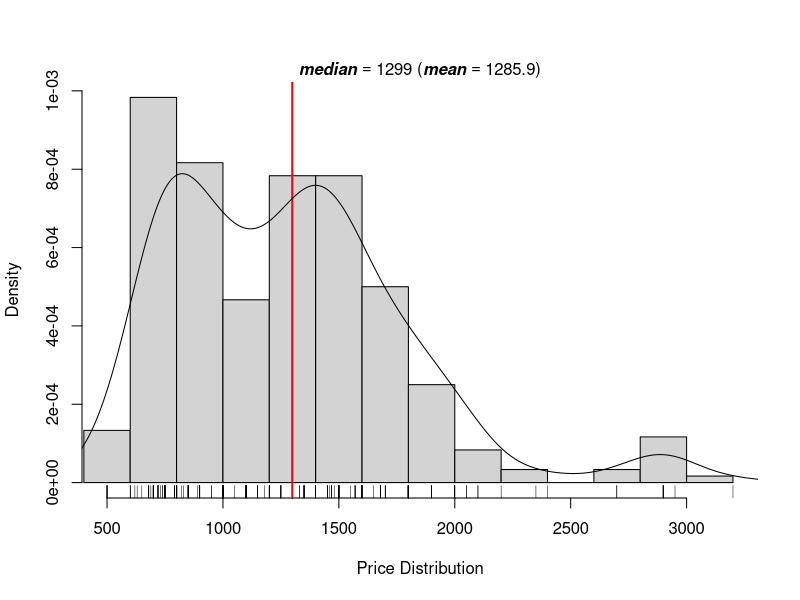

This chart was generated by the following R code:
library(readr)
library(tidyverse)
library(psych)

df <- read_csv('output.csv')
df2 <- filter(df, price>=500)

x = df2$price
hist(x, main = mtext(bquote(
  paste(bolditalic("median") == .(round(median(x),1)), " (",
        bolditalic("mean") == .(round(mean(x),1)), ")")
)), xlab = "Price Distribution", xlim=range(x), prob=TRUE)
rug(x)
abline(v = median(x), col = "red", lwd=2)
lines(density(x))

summary(x)
describe(x)
